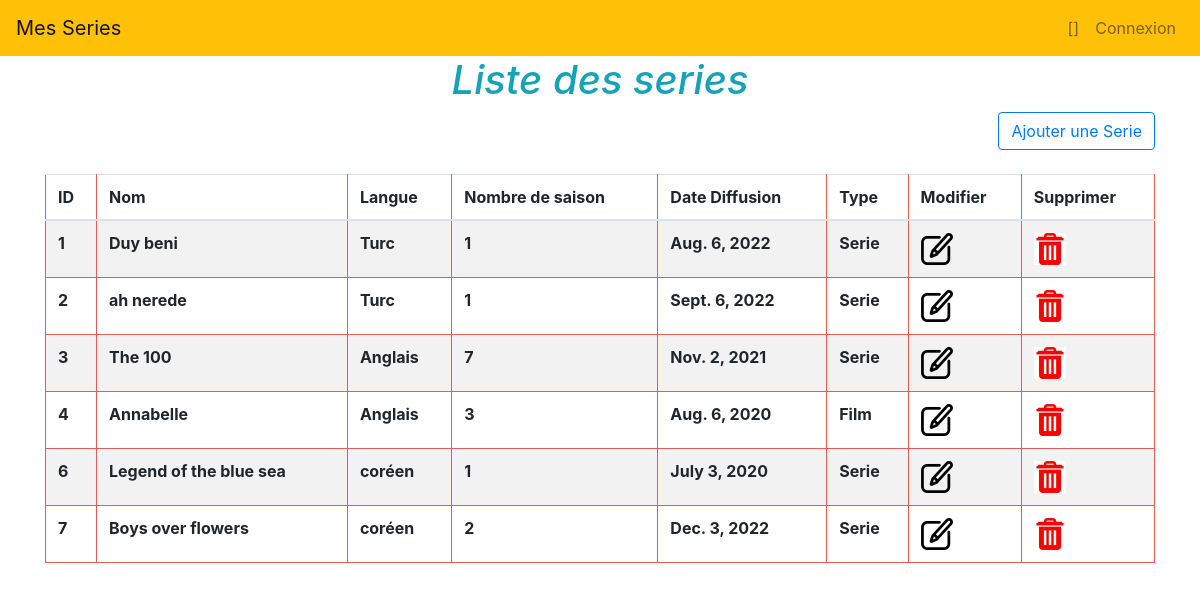
Screenshot of /MesSeries/series/ with the database file from the repository.
### MesSeries/models.py (models this page shows, shortened)
class Serie(models.Model) :
    nom  = models.CharField(max_length=25)
    langue = models.CharField(max_length=25)
    nbSaison=models.IntegerField()
    dateDiffusion = models.DateField()
    type=models.ForeignKey('Type',on_delete=models.CASCADE,)

class Type(models.Model):
    nomType= models.TextField()
    description=models.TextField()

### MesSeries/views.py (the view)
# urls.py: path('series/', views.index, name='series'),
def index(request):
    ser = Serie.objects.all().values()
    type=Type.objects.all().values()
    template = loader.get_template('home.html')
    context = {
 'ser': ser,
 'type':type,
 }
    return HttpResponse(template.render(context, request))

### MesSeries/Templates/home.html
<html>
{% load static %}
<head>
   <link rel="stylesheet" href="{% static 'css/style.css' %}">
   <link rel="stylesheet" href="{% static 'css/bootstrap.min.css' %}">
</head>
<body>
  {% include "navBar.html" %}
<body>
  <div class="container">
 <h1 class="text-info text-center"><em>Liste des series</em></h1>
 <p align="right">
  <a href="addSerie/" class="btn btn-outline-primary mb-2">Ajouter une Serie</a>
  </p>
 <table class="table table-striped">
 <thead>
 <tr>
 <th>ID</th>
 <th>Nom</th>
 <th>Langue</th>
 <th>Nombre de saison</th>
 <th>Date Diffusion</th>
 <th>Type</th>
 <th>Modifier</th>
 <th >Supprimer</th>
 </tr>
 </thead>
 <tbody>
 {% for s in ser %}
 {% for t in type %}
 {% if t.id == s.type_id %}
 <tr>
 <th>{{ s.id }}</th>
 <th>{{ s.nom }}</th>
 <th>{{ s.langue }}</th>
 <th>{{ s.nbSaison }}</th>
 <th>{{ s.dateDiffusion }}</th>
 <th>{{t.nomType}}</th>
 <th><a href="update_ser/{{ s.id }}"><img height="32" width="32" src="{% static 'img/edit.png' %}"></a></th>
 <th><a href="del_ser/{{ s.id }}"onclick="return confirm('Etes-vous sur de vouloir supprimer?');" ><img height="32" width="32" src="{% static 'img/delete.jfif' %}"></a></th>
 </tr>
 {%endif%}
 {% endfor %}
 {% endfor %}
 </tbody>
 </table>
 </div>
</body>
</html>

### MesSeries/Templates/navBar.html (shortened to what this page needs)
<Navbar>
    <nav class="navbar navbar-expand-sm navbar-light bg-warning">
        <a class="navbar-brand" href="">Mes Series </a>
        <div class="collapse navbar-collapse">
            <ul class="navbar-nav ml-auto">
                <li class="nav-item">
                    <a class="nav-link" href="#">[{{ request.session.username }}]</a>
                </li>
                <li class="nav-item">
                    {% if request.user.is_authenticated %}
                    <a class="nav-link" href="{% url 'disconnect' %}">Déconnexion</a>
                </li>
                {% else %}
                <li class="nav-item">
                    <a class="nav-link" href="{% url 'connect' %}">Connexion</a>
                </li>
                {% endif  %}
            </ul>
        </div>
    </nav>

### MesSeries/static/css/style.css (style rules this page uses)
table, th, td { border: 1px solid rgb(237, 89, 89); border-collapse: collapse; padding: 15px; }

### rows the page displays
Serie: id "1", nom "Duy beni", langue "Turc", nbSaison "1", dateDiffusion "Aug. 6, 2022"
Type: nomType "Serie"
Serie: id "2", nom "ah nerede", langue "Turc", nbSaison "1", dateDiffusion "Sept. 6, 2022"
Serie: id "3", nom "The 100", langue "Anglais", nbSaison "7", dateDiffusion "Nov. 2, 2021"
Serie: id "4", nom "Annabelle", langue "Anglais", nbSaison "3", dateDiffusion "Aug. 6, 2020"
Type: nomType "Film"
Serie: id "6", nom "Legend of the blue sea", langue "coréen", nbSaison "1", dateDiffusion "July 3, 2020"
Serie: id "7", nom "Boys over flowers", langue "coréen", nbSaison "2", dateDiffusion "Dec. 3, 2022"
